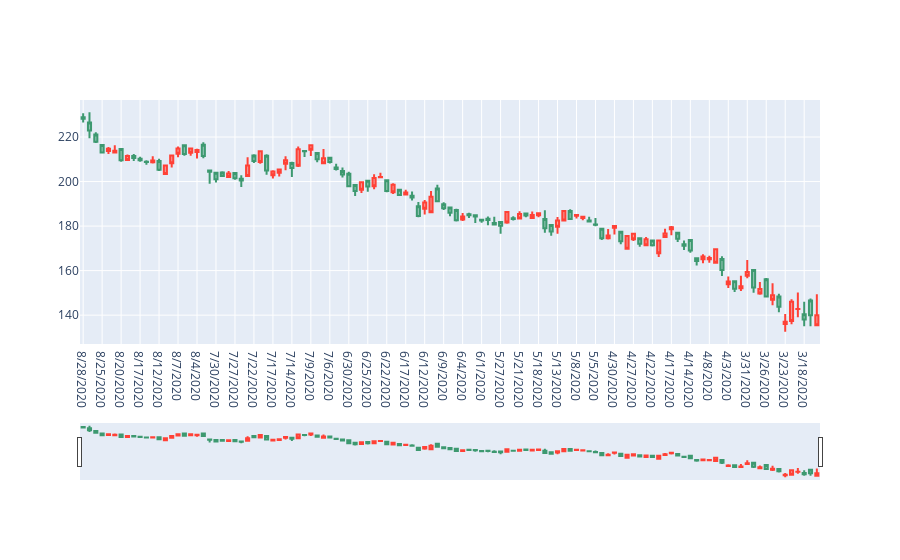

The cell this chart's notebook holds for it:
### Code cell
fig = go.Figure(data=[go.Candlestick(x=Microsoft['Date'],
                                    open = Microsoft['Open'],
                                    high = Microsoft['High'],
                                    low = Microsoft['Low'],
                                    close = Microsoft['Close'])])
fig.show()
